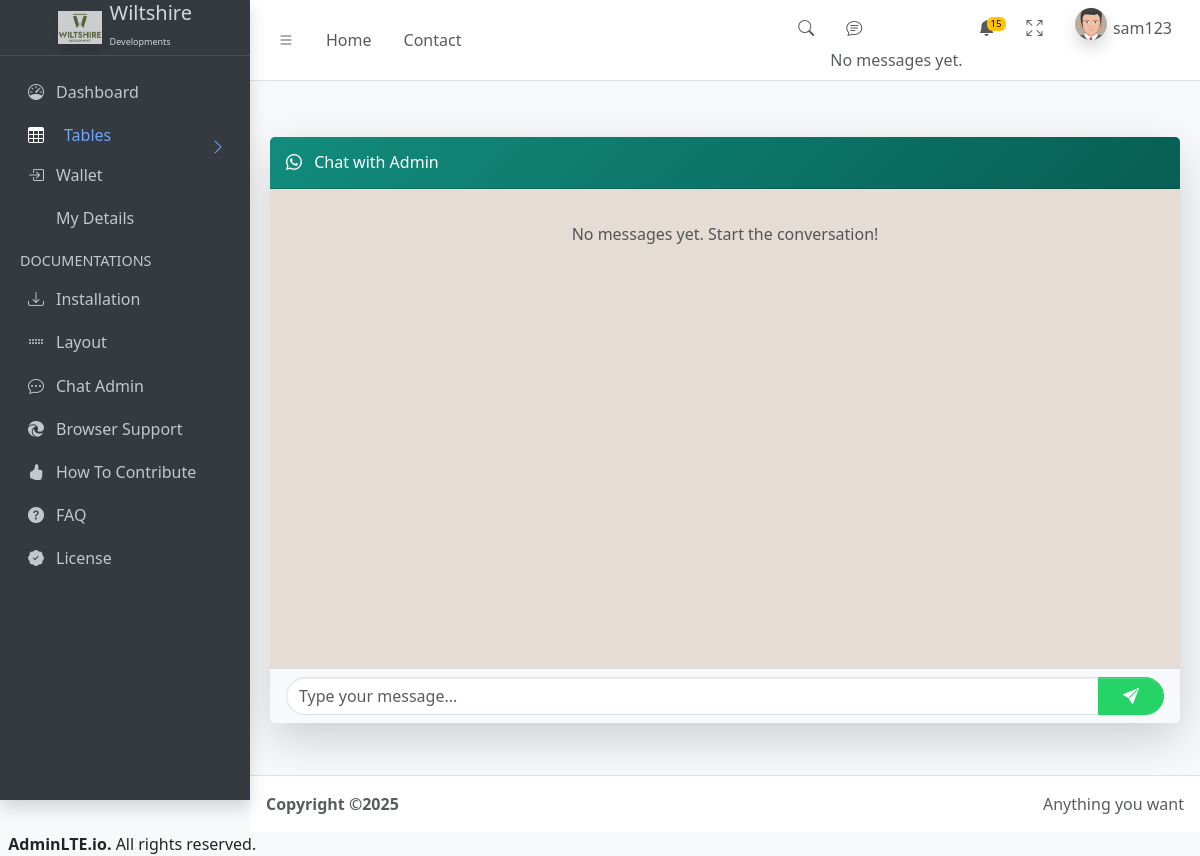
Page /Dashboard/chat/client/ (signed in) on the earlier database version.
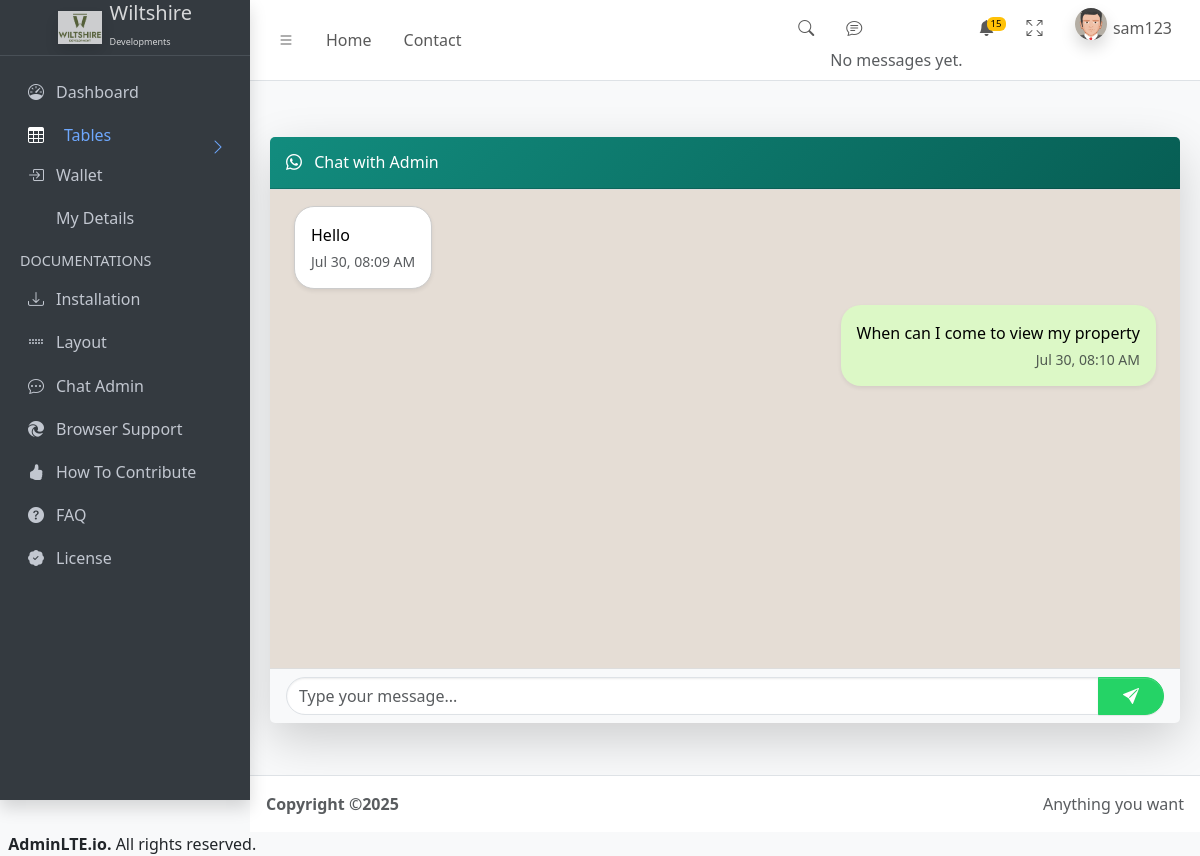
Same page on the later database version.
### myapp/models.py (models this page shows, shortened)
class Message(models.Model):
    sender = models.ForeignKey(User, related_name='sent_messages', on_delete=models.CASCADE)
    recipient = models.ForeignKey(User, related_name='received_messages', on_delete=models.CASCADE)
    content = models.TextField()
    timestamp = models.DateTimeField(auto_now_add=True)
    is_read = models.BooleanField(default=False)
    class Meta:
        ordering = ['timestamp']

### myapp/views.py (the view)
# urls.py: path('Dashboard/chat/client/', views.client_chat_view, name='client_chat'),
@login_required(login_url="LoginUser")
def client_chat_view(request):
    user = request.user
    is_admin_user = is_admin(user)
    is_client_user = is_client(user)
    admin_user = User.objects.filter(is_superuser=True).first()
    if not admin_user:
        return render(request, 'Dashboard/chat_client.html', {'error': 'No admin available at the moment.'})
    messages = Message.objects.filter(
        Q(sender=request.user, recipient=admin_user) |
        Q(sender=admin_user, recipient=request.user)
    ).order_by('timestamp')
    if request.method == 'POST':
        content = request.POST.get('content')
        if content:
            Message.objects.create(sender=request.user, recipient=admin_user, content=content)
            return redirect('client_chat')
    return render(request, 'Dashboard/chat_client.html', {
        'admin_user': admin_user,
        'messages': messages,
        'is_client':is_client_user,
        'is_admin':is_admin_user,
    })

### myapp/context_processors.py (called while the page is built)
def user_info(request):
    if request.user.is_authenticated:
        return {
            'user_username': request.user.username,
        }
    return {}

### myapp/utils.py (called while the page is built)
def is_client(user):
    return user.groups.filter(name='client').exists()

### myapp/views.py (called while the page is built)
def is_admin(user):
    return user.is_staff or user.is_superuser

### myapp/templates/Dashboard/chat_client.html (shortened to what this page needs)
{% load static %}
{% include 'Dashboard/header.html' %}
<main class="app-main">
  <div class="app-content-header mt-3">
    <div class="container py-4">
      <div class="card shadow-lg rounded-4 border-0">
        <div class="card-header d-flex justify-content-between align-items-center chat-header text-white">
          <h5 class="mb-0">
            <i class="bi bi-whatsapp me-2"></i> Chat with Admin
          </h5>
        </div>
        <div class="card-body chat-body px-4 py-3">
          {% for message in messages %}
            <div class="d-flex mb-3 {% if message.sender == request.user %}justify-content-end{% else %}justify-content-start{% endif %}">
              <div class="message-bubble p-3 shadow-sm
                  {% if message.sender == request.user %}
                      user-message
                  {% else %}
                      admin-message
                  {% endif %}">
                <div class="mb-1">{{ message.content }}</div>
                <div class="text-end small text-muted">{{ message.timestamp|date:"M d, h:i A" }}</div>
              </div>
            </div>
          {% empty %}
            <p class="text-center text-muted mt-3">No messages yet. Start the conversation!</p>
          {% endfor %}
        </div>
        <div class="card-footer bg-light border-top-0">
          <form method="post">
            <div class="input-group">
              <input type="text" name="content" class="form-control rounded-start-pill" placeholder="Type your message..." required>
              <button class="btn btn-success rounded-end-pill px-4" type="submit">
                <i class="bi bi-send-fill"></i>
              </button>
            </div>
          </form>
        </div>
      </div>
    </div>
  </div>
</main>
{% include 'Dashboard/footer.html' %}

Differences in the rows shown:
added Message: content "Hello", timestamp "Jul 30, 08:09 AM"
added Message: content "When can I come to view my property", timestamp "Jul 30, 08:10 AM"
Other differences:
text no longer shown: "No messages yet. Start the conversation!"
